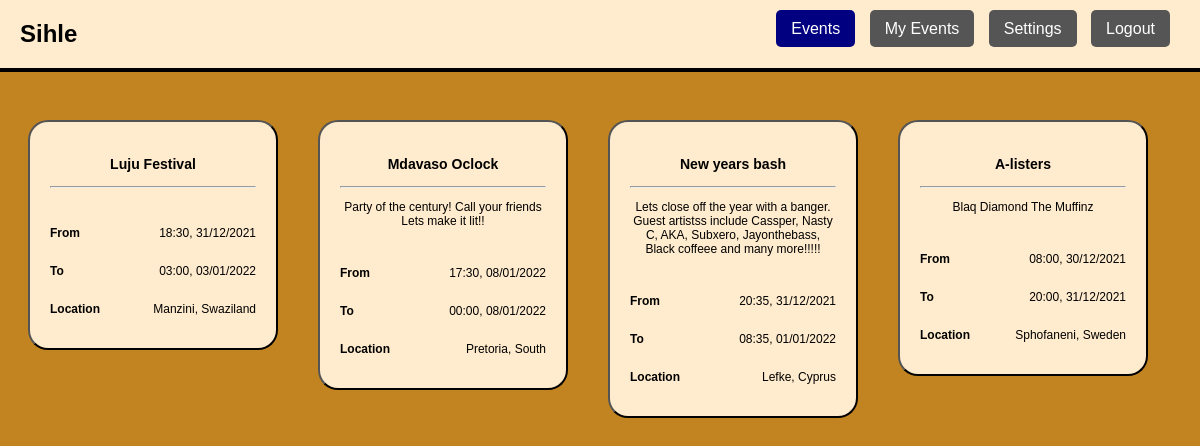
Screenshot of /mainpage.php (signed in) with the database file from the repository.
### tables this page shows
CREATE TABLE `events` (
  `id` int(11) NOT NULL,
  `title` varchar(100) NOT NULL,
  `description` text DEFAULT NULL,
  `begin` varchar(200) NOT NULL,
  `country` varchar(50) NOT NULL,
  `city` varchar(50) NOT NULL,
  `end` varchar(200) NOT NULL
);

### mainpage.php (the view, shortened to what this page needs)
<?php
 require_once ('connect.php');
  if (isset($_SESSION['ID']) && isset($_SESSION['email']) ) {
    $sql = "SELECT * FROM events";
    $res = mysqli_query($connection, $sql);
    $count = mysqli_num_rows($res);
?>
<!DOCTYPE html>
<html>
<head>
      <link rel="stylesheet" type="text/css" href="general.css">
    </head>
  <body>
    <nav>
        <h1><?= $_SESSION['name'] ?></h1>
        <div>
            <a class="active" href="#">Events</a>
            <a href="my-events.php">My Events</a>
            <a href="user-settings.php">Settings</a>
            <a href="logout.php">Logout</a>
        </div>
    </nav>
    <main>
      <div class="content">
        <?php
            if ($count == 0) {
                echo "<h1>No Events posted yet</h1>";
              }
              else {
                      for ($i=0; $i < $count; $i++) {
                        $res->data_seek($i);
                        $row = mysqli_fetch_assoc($res);
                        $id = $row['id'];
                        ?>
                            <form action='add-event.php?id=<?= $id ?>&email=<?= $_SESSION['email'] ?>' method='post'>
                                <button class='card' name='event' type='submit'>
                                <h3><?=$row['title']?></h3>
                                <hr>
                                <p><?=$row['description']?></p>
                                <br>
                                <div class='info'>
                                    <p><strong>From</strong></p><p><?=substr($row['begin'], 11)?>, <?=substr($row['begin'], 8, 2)?>/<?=substr($row['begin'], 5, 2)?>/<?=substr($row['begin'], 0, 4)?></p>
                                </div>
                                <div class='info'>
                                    <p><strong>To</strong></p><p><?=substr($row['end'], 11)?>, <?=substr($row['end'], 8, 2)?>/<?=substr($row['end'], 5, 2)?>/<?=substr($row['end'], 0, 4)?></p>
                                </div>
                                <div class='info'>
                                    <p><strong>Location </strong></p><p><?=$row['city']?>, <?=$row['country']?></p>
                                </div>
                                </button>
                            </form>
                        <?php
                    }
              }
        ?>
        </div>
    </main>
  </body>
</html>
<?php
}else {
  header("Location: login.php ");
  exit();
}
 ?>

### general.css (style rules this page uses)
body { background: #c28421; height: 100vh; }
* { font-family: sans-serif; box-sizing: border-box; }
a { background: #555; padding: 10px 15px; color: #fff; margin-right: 10px ; border: none; border-radius: 5px; text-decoration: none; }
.active { background-color: navy; }
nav { position: fixed; display: flex; justify-content: space-between; border-bottom: 4px black solid; padding: 20px; background-color: blanchedalmond; top: 0px; left: 0px; width: 100%; }
nav h1 { font-size: 18pt; margin: 0px; }
main { position: absolute; top: 100px; }
.card { background-color: blanchedalmond; padding: 20px; border-radius: 20px; width: 250px; margin: 20px; font-size: 9pt; }
.info { display: flex; justify-content: space-between; }
.content { display: flex; justify-content: space-around; width: 100%; }

### rows the page displays
events: title "Luju Festival", begin "18:30", begin "31", begin "12", begin "2021", end "03:00", end "03", end "01", end "2022", city "Manzini", country "Swaziland"
events: title "Mdavaso Oclock", description "Party of the century! Call your friends Lets make it lit!!", begin "17:30", begin "08", begin "01", begin "2022", end "00:00", end "08", end "01", end "2022", city "Pretoria", country "South"
events: title "New years bash", description "Lets close off the year with a banger. Guest artistss include Cassper, Nasty C, AKA, Subxero, Jayonthebass, Black coffeee and many more!!!!!", begin "20:35", begin "31", begin "12", begin "2021", end "08:35", end "01", end "2022", city "Lefke", country "Cyprus"
events: title "A-listers", description "Blaq Diamond The Muffinz", begin "08:00", begin "30", begin "12", begin "2021", end "20:00", end "31", end "12", end "2021", city "Sphofaneni", country "Sweden"

### other values shown
$_SESSION['name'] "Sihle"
